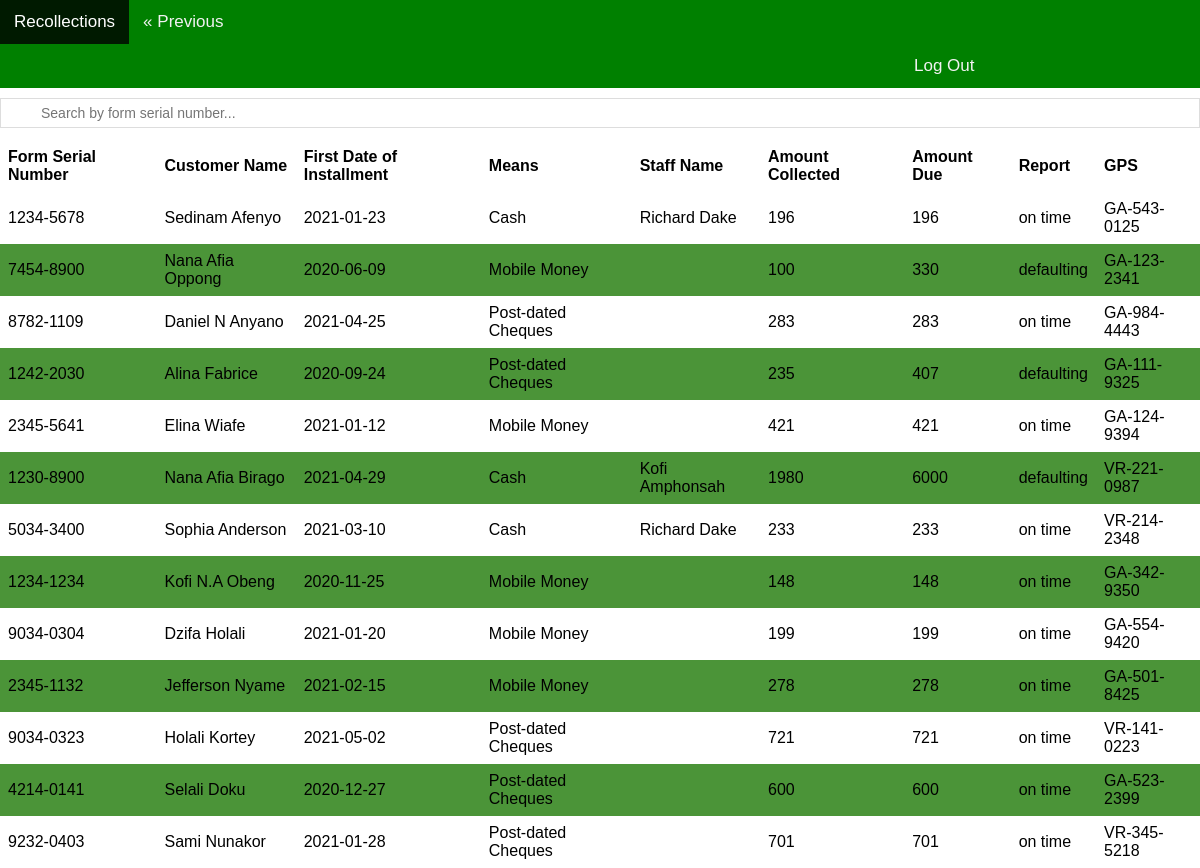
Page /viewRecollection.php on the committed database.
### tables this page shows
CREATE TABLE RECOLLECTION (
    formserialNumber VARCHAR(10) NOT NULL,
    customerName VARCHAR(50) NOT NULL,
    firstinstallmentDate DATE NOT NULL,
    means VARCHAR(20) NOT NULL,
    staffName VARCHAR(50),
    amountCollected INT NOT NULL,
    amountDue INT NOT NULL,
    report ENUM('on time', 'defaulting'),
    GPS VARCHAR(20)
);

### viewRecollection.php (the view, shortened to what this page needs)
<?php
require_once "UcslDatabaseConnect.php";
include "header.php";
include "searchbar.php";
$sql = "SELECT * FROM recollection";
$result = $access->query($sql);
?>
    <link rel="stylesheet" href="viewinfo.css">
<table id="myTable">
<thead>
  <tr>
  <th>Form Serial Number</th>
    <th>Customer Name</th>
    <th>First Date of Installment</th>
    <th>Means</th>
    <th>Staff Name</th>
    <th>Amount Collected</th>
    <th>Amount Due</th>
    <th>Report</th>
    <th>GPS</th>
  </tr>
</thead>
<tbody>
<?php
if ($result->num_rows > 0) {
  while ($row = $result->fetch_assoc()) {
    echo "<tr>";
    echo "<td>" . $row["formserialNumber"] . "</td>";
    echo "<td>" . $row["customerName"] . "</td>";
    echo "<td>" . $row["firstinstallmentDate"] . "</td>";
    echo "<td>" . $row["means"] . "</td>";
    echo "<td>" . $row["staffName"] . "</td>";
    echo "<td>" . $row["amountCollected"] . "</td>";
    echo "<td>" . $row["amountDue"] . "</td>";
    echo "<td>" . $row["report"] . "</td>";
    echo "<td>" . $row["GPS"] .  "</td>";
    echo "</tr>";
  }
} else {
  echo "0 results";
}

### viewinfo.css (style rules this page uses)
body, html { height: 60%; margin: 0; font-family: "Futura", "Trebuchet MS", Arial, sans-serif; }
#myTable { width: 100%; border-collapse: collapse; }
#myTable td, #myTable th { text-align: left; padding: 8px; }
td { font-family: "Futura", "Trebuchet MS", Arial, sans-serif; }
th { font-family: "Futura", "Trebuchet MS", Arial, sans-serif; }
#myTable tr:nth-child(even) { background-color: rgb(75, 148, 56); }

### rows in the picture
recollection: formserialNumber "1234-5678", customerName "Sedinam Afenyo", firstinstallmentDate "2021-01-23", means "Cash", staffName "Richard Dake", amountCollected "196", amountDue "196", report "on time", GPS "GA-543-0125"
recollection: formserialNumber "7454-8900", customerName "Nana Afia Oppong", firstinstallmentDate "2020-06-09", means "Mobile Money", amountCollected "100", amountDue "330", report "defaulting", GPS "GA-123-2341"
recollection: formserialNumber "8782-1109", customerName "Daniel N Anyano", firstinstallmentDate "2021-04-25", means "Post-dated Cheques", amountCollected "283", amountDue "283", report "on time", GPS "GA-984-4443"
recollection: formserialNumber "1242-2030", customerName "Alina Fabrice", firstinstallmentDate "2020-09-24", means "Post-dated Cheques", amountCollected "235", amountDue "407", report "defaulting", GPS "GA-111-9325"
recollection: formserialNumber "2345-5641", customerName "Elina Wiafe", firstinstallmentDate "2021-01-12", means "Mobile Money", amountCollected "421", amountDue "421", report "on time", GPS "GA-124-9394"
recollection: formserialNumber "1230-8900", customerName "Nana Afia Birago", firstinstallmentDate "2021-04-29", means "Cash", staffName "Kofi Amphonsah", amountCollected "1980", amountDue "6000", report "defaulting", GPS "VR-221-0987"
recollection: formserialNumber "5034-3400", customerName "Sophia Anderson", firstinstallmentDate "2021-03-10", means "Cash", staffName "Richard Dake", amountCollected "233", amountDue "233", report "on time", GPS "VR-214-2348"
recollection: formserialNumber "1234-1234", customerName "Kofi N.A Obeng", firstinstallmentDate "2020-11-25", means "Mobile Money", amountCollected "148", amountDue "148", report "on time", GPS "GA-342-9350"
recollection: formserialNumber "9034-0304", customerName "Dzifa Holali", firstinstallmentDate "2021-01-20", means "Mobile Money", amountCollected "199", amountDue "199", report "on time", GPS "GA-554-9420"
recollection: formserialNumber "2345-1132", customerName "Jefferson Nyame", firstinstallmentDate "2021-02-15", means "Mobile Money", amountCollected "278", amountDue "278", report "on time", GPS "GA-501-8425"
recollection: formserialNumber "9034-0323", customerName "Holali Kortey", firstinstallmentDate "2021-05-02", means "Post-dated Cheques", amountCollected "721", amountDue "721", report "on time", GPS "VR-141-0223"
recollection: formserialNumber "4214-0141", customerName "Selali Doku", firstinstallmentDate "2020-12-27", means "Post-dated Cheques", amountCollected "600", amountDue "600", report "on time", GPS "GA-523-2399"
recollection: formserialNumber "9232-0403", customerName "Sami Nunakor", firstinstallmentDate "2021-01-28", means "Post-dated Cheques", amountCollected "701", amountDue "701", report "on time", GPS "VR-345-5218"

### other values in the picture
$title "Recollections"
